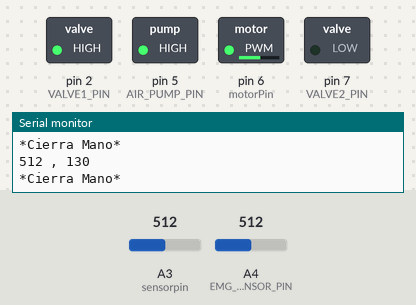
Simulated run of this sketch. Board: Arduino Uno, built with avr-gcc and run on an emulated ATmega328P. Shown: switched loads named in the sketch (green lamp = pin HIGH), the last lines printed to the serial monitor. The test bench sets the inputs (shaded band); at power-on: A3 (sensorpin) = 512, A4 (EMG_SENSOR_PIN) = 512.

Above: at 1.2 s.
1.3 s: A3 (sensorpin) set to 306
At 2.2 s:
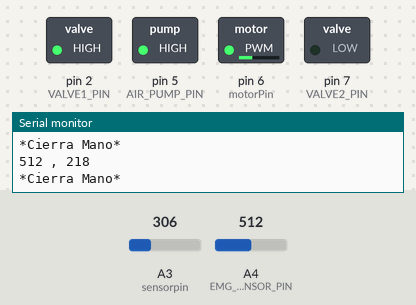
4.3 s: A3 (sensorpin) set to 122
At 5.2 s:
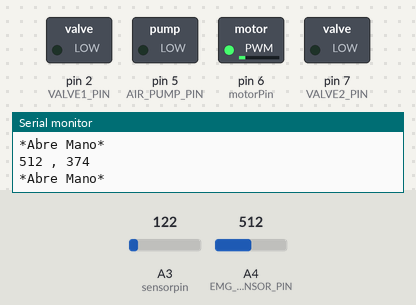
5.9 s: A3 (sensorpin) set to 511
At 6.4 s:
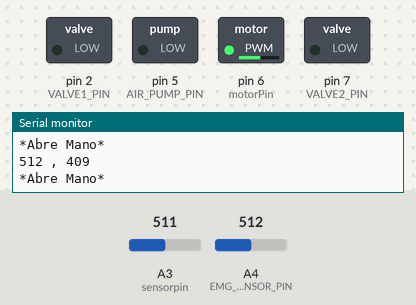
8.9 s: A3 (sensorpin) set to 900
At 9.4 s:
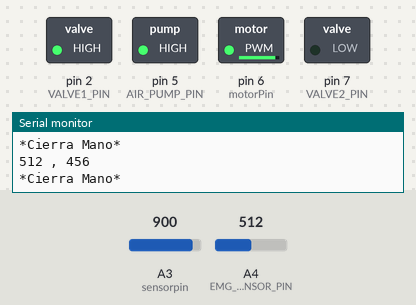
10.5 s: A3 (sensorpin) set to 987
At 12.4 s:
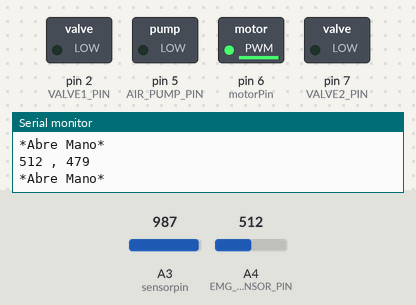
13.5 s: A3 (sensorpin) set to 1005
At 16.9 s:
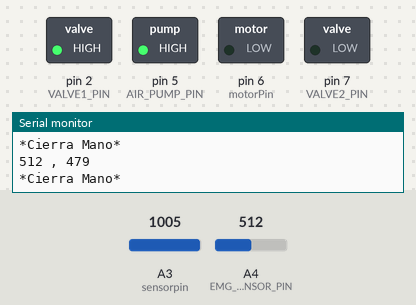
Timing chart, 0 to 17.5 s (numbered marks = the images above; inputs shaded):
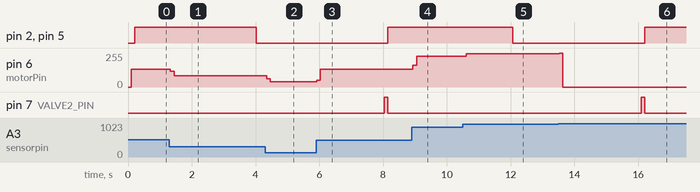

Measured:
- the behaviour switches between 1004 and 1005 on A3 (sensorpin) (found by bisection; images 5 and 6)
- after the input at 1.3 s, pin 6 (motorPin): 135/255 → 120/255 at once, → 84/255 0.11 s later
- after the input at 4.3 s, pin 6 (motorPin): 84/255 → 62/255 after 0.05 s, → 39/255 0.11 s later
- after the input at 5.9 s, pin 6 (motorPin): 39/255 → 49/255 at once, → 135/255 0.11 s later
- after the input at 8.9 s, pin 6 (motorPin): 135/255 → 163/255 at once, → 230/255 0.11 s later
- after the input at 10.5 s, pin 6 (motorPin): 230/255 → 251/255 after 0.11 s
- after the input at 13.5 s, pin 6 (motorPin): 251/255 → 252/255 at once, → 0/255 0.11 s later

The sketch:

C_digo_sensorFSR_sensorEMG_Grupo12.ino
```cpp
#define EMG_SENSOR_PIN A4       // Sensor EMG conectado al pin analógico A4
#define AIR_PUMP_PIN 5          // Bomba conectada al pin digital 5
#define VALVE1_PIN 2        // Válvula para microválvulas de aire conectada a bomba
#define VALVE2_PIN 7        // Válvula para expulsión de aire
#define motorPin 6              // Pin del motor
#define sensorpin A3            // Pin del sensor FSR
#define alpha 0.03 //factor de suavizado

//variables del emg
int sensor_EMG;
int contador=1; //diferenciar entre flexión/extensión
int val_filtrado = 0;
int sen_analog = 0;
const int x = 24; //cte entera
int periodo= 4000;
int periodo2= 4000;
unsigned long tiempoAhora=0;

//variables del fsr
int sensorFSR;
int tmap;
int i;
int auxSuma;
int promFSR;

void setup() {
  pinMode(EMG_SENSOR_PIN, INPUT);
  pinMode(AIR_PUMP_PIN, OUTPUT);
  //válvula 1
  pinMode(VALVE1_PIN, OUTPUT);
  //válvula 2
  pinMode(VALVE2_PIN, OUTPUT);
  pinMode(motorPin, OUTPUT);
  pinMode(sensorpin, INPUT);
  Serial.begin(9600);
}

void loop() {
    //contador =1; //siempre valor inicial =1

    // Sensor FSR
    for (i = 1; i <= 10; i++) {
        sensorFSR = analogRead(sensorpin);
        delay(10);
        auxSuma += sensorFSR;
    }
    promFSR = auxSuma / 10;
    auxSuma = 0;
  	//Serial.print("Sensor FSR: ");
    //Serial.println(sensorFSR);
    tmap = map(promFSR, 0, 1000, 10, 255);
    analogWrite(motorPin, tmap);

  // FILTRO EMA (Promedio móvil exponencial) para señal EMG
    sensor_EMG = analogRead(EMG_SENSOR_PIN);
    val_filtrado = (alpha * sensor_EMG)+((1-alpha)*val_filtrado); //valFiltrado de valor anterior
    //imprimir sensor EMG
  	//Serial.print("Sensor EMG: ");
    Serial.print(sensor_EMG);
    Serial.print(" , ");
    Serial.println(val_filtrado);
    //Serial.print(" , ");
    //Serial.println(contador);

  // Control de la bomba basado en el sensor EMG
    if (val_filtrado > x && contador == 1) {
    //se realiza agarre
      digitalWrite(AIR_PUMP_PIN, HIGH);
      digitalWrite(VALVE1_PIN, HIGH);//válvula abierta
      digitalWrite(VALVE2_PIN, LOW);//válvula cerrada
      if(millis()> tiempoAhora + periodo){ //temporizador
        tiempoAhora=millis();
        digitalWrite(VALVE1_PIN, LOW); // Mantener agarre
        digitalWrite(AIR_PUMP_PIN, LOW);
        contador =2;
      }
      Serial.println("*Cierra Mano*");
      //Serial.print("Contador: ");
      //Serial.println(contador);

    }
    else if (val_filtrado > x && contador == 2){
      Serial.println("*Abre Mano*");
      //Serial.print("Contador: ");
      //Serial.println(contador);
      if(millis()> tiempoAhora + periodo2){ //temporizador
        tiempoAhora=millis();
        //Realizar extensión del pulgar

 //valvula de la bomba cerrada
digitalWrite(VALVE1_PIN, LOW);
digitalWrite(VALVE2_PIN, HIGH);//abierta

       contador =1;
      }
    }
  delay(10);
}
```
